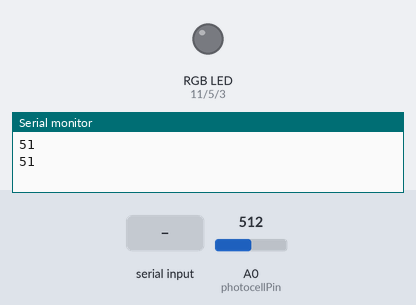
A sketch run on a simulated Arduino Uno, built with avr-gcc and run on an emulated ATmega328P. On the bench: an RGB LED mixed from three pins (HIGH = lit), the last lines printed to the serial monitor. The test bench sets the inputs (shaded band); at power-on: A0 (photocellPin) = 512. Dim RGB values are drawn brighter than linear.

Above: at 1.2 s.
1.3 s: "90,45,200\n" received over Serial
At 2.3 s:
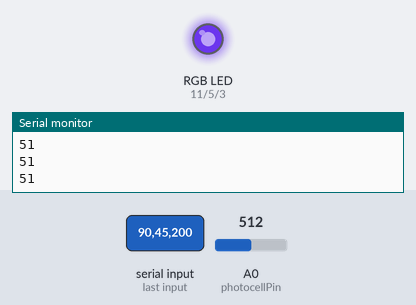
3.5 s: "30,150,10\n" received over Serial
At 5.1 s:
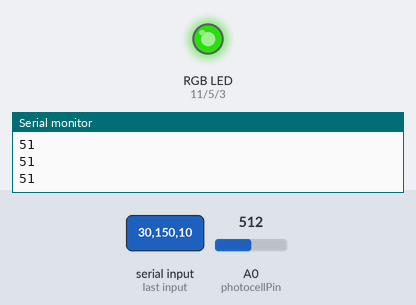
5.5 s: "90,45\n" received over Serial
At 6.6 s:
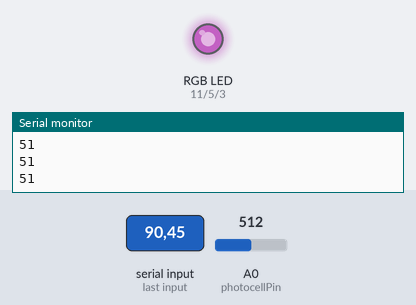
7.5 s: "1,90\n" received over Serial
At 9.4 s:
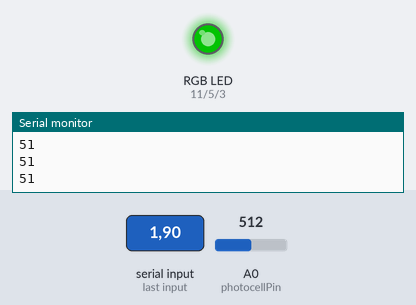
Timing chart, 0 to 10.5 s (numbered marks = the images above; inputs shaded):
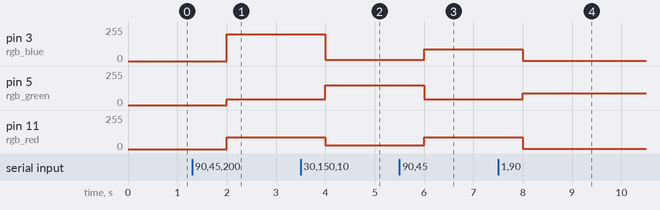

Measured:
- after the input at 1.3 s, pin 3 (rgb_blue): 0/255 → 200/255 after 0.70 s; pin 5 (rgb_green): 0/255 → 45/255 after 0.70 s; pin 11 (rgb_red): 0/255 → 90/255 after 0.70 s
- after the input at 3.5 s, pin 3 (rgb_blue): 200/255 → 10/255 after 0.50 s; pin 5 (rgb_green): 45/255 → 150/255 after 0.50 s; pin 11 (rgb_red): 90/255 → 30/255 after 0.50 s
- after the input at 5.5 s, pin 3 (rgb_blue): 10/255 → 90/255 after 0.50 s; pin 5 (rgb_green): 150/255 → 45/255 after 0.50 s; pin 11 (rgb_red): 30/255 → 90/255 after 0.50 s
- after the input at 7.5 s, pin 3 (rgb_blue), pin 11 (rgb_red): 90/255 → 1/255 after 0.51 s; pin 5 (rgb_green): 45/255 → 90/255 after 0.51 s

The sketch:

MedRoom.ino
```cpp
int photocellPin = 0;     // the cell and 10K pulldown are connected to a0
int photocellReading;     // the analog reading from the sensor divider
int bright;               //the brightness value mapped from photoresistor input
const int rgb_red = 11;   //RGB LED output pin
const int rgb_blue = 3;   //RGB LED output pin
const int rgb_green = 5;   //RGB LED output pin

int redVal = 0;     //value to be sent to serial monitor
int greenVal = 0;   //value to be sent to serial monitor
int blueVal = 0;    //value to be sent to serial monitor

void setup() {
  // We'll send debugging information via the Serial monitor
  Serial.begin(9600);
  pinMode(photocellPin, INPUT); // Sets the red pin as an Output
  pinMode(rgb_red, OUTPUT); // Sets the red pin as an Output
  pinMode(rgb_green, OUTPUT); // Sets the green pin as an Output
  pinMode(rgb_blue, OUTPUT); // Sets the blue pin as an Output
}

//this function sets the RGB LED color from Web Serial
void setRGBLedColor(int red, int green, int blue){
  analogWrite(rgb_red, red);
  analogWrite(rgb_green, green);
  analogWrite(rgb_blue, blue);
}

void loop() {

  photocellReading = analogRead(photocellPin);  //input from photoresistor
  photocellReading = 1023 - photocellReading;   //reversing it, since higher the reading, the dimmer the LED
  bright = map(photocellReading, 0, 1000, 0, 100); //mapping the reading to a "brightness ratio" --> see document for explanation
  Serial.println(bright); //to the serial it goes! (so that the webpage can also "dim" or "brighten" accordingly)

  // Read color data from the serial - following code taken directly from "UltraRipple Sensor" Demo files
  if(Serial.available() > 0){
    // If we are here, then serial data has been received
    // Read data off the serial port until we get ot the endline delimeter ('\n')
    String rcvdSerialData = Serial.readStringUntil('\n');

    // Parse the comma separated string
    int startIndex = 0;
    int endIndex = rcvdSerialData.indexOf(','); // find first index of comma in the string

    if(endIndex != -1){

      // Parse out the first color value - red
      String strRedVal = rcvdSerialData.substring(startIndex, endIndex);
      redVal = strRedVal.toInt();

      // Parse out the second color value - green
      startIndex = endIndex + 1;
      endIndex = rcvdSerialData.indexOf(',', startIndex);
      String strGreenVal = rcvdSerialData.substring(startIndex, endIndex);
      greenVal = strGreenVal.toInt();

      // Parse out the third color value - blue
      startIndex = endIndex + 1;
      endIndex = rcvdSerialData.indexOf(',', startIndex);
      String strBlueVal = rcvdSerialData.substring(startIndex, endIndex);
      blueVal = strBlueVal.toInt();

      // Set the RGB led with the read red, green, and blue color
      setRGBLedColor(redVal, greenVal, blueVal);
    }
  }
  delay(1000); //setting delay to slow down the rapid changes in LED color
}
//Code sourced from in-class example code and from Arduino Stack Exchange.
//https://arduino.stackexchange.com/questions/86427/how-to-change-brightness-of-led-light
```
